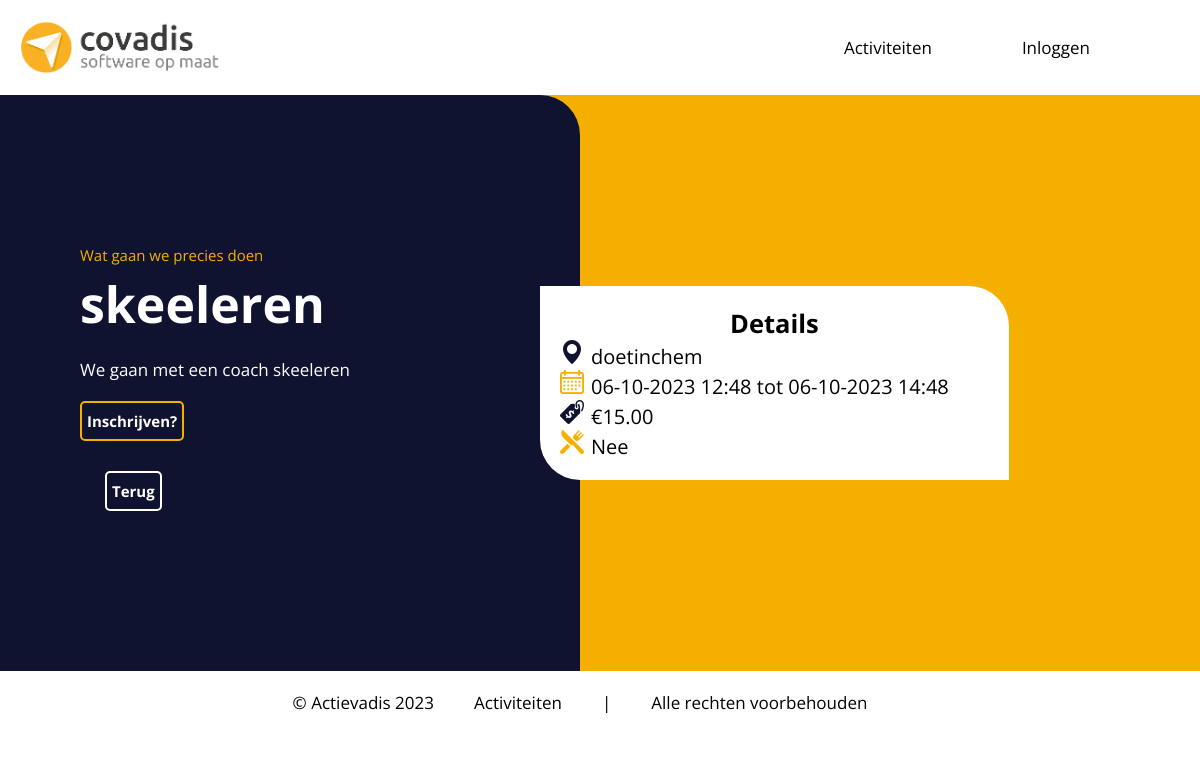
/Pages/Activities/detail.php?id=5, run on the app's committed database.
### tables this page shows
CREATE TABLE `activity` (
  `id` int(11) NOT NULL,
  `name` varchar(60) NOT NULL,
  `location` varchar(255) NOT NULL,
  `food` tinyint(1) NOT NULL,
  `price` double NOT NULL,
  `description` varchar(255) NOT NULL,
  `image` varchar(30) NOT NULL,
  `startTime` datetime NOT NULL,
  `endTime` datetime NOT NULL
);

### Database/databaseFunctions.php (called while the page is built, shortened)
<?php
function db_connect(){
    $servername = "localhost";
    $username   = "root";
    $password   = "";
    $dbname     = "actievadis";
    $mysqli = new mysqli($servername, $username, $password, $dbname);
    return $mysqli;
}
function db_getData($query){
    $mysqli = db_connect();
    $result = $mysqli->query($query);
    return $result;
}
?>

### Database/activityFunctions.php (called while the page is built, shortened)
<?php
include "../../Class/Activity.php";
require_once "databaseFunctions.php";
function getActivityById($activityId)
{
    $query = "SELECT *
    FROM activity
    WHERE id = '$activityId'";
    $activity = db_getData($query);
    if ($activity->num_rows > 0) {
        return $activity;
    } else {
        return "No activity found";
    }
}
?>

### Class/Activity.php (called while the page is built, shortened)
<?php
class activity {
    private $name;
    private $location;
    private $food;
    private $price;
    private $description;
    private $startTime;
    private $endTime;
    function __construct($sqlResult = null)
    {
        try {
            if ($sqlResult)
            {
                $activityArr = $sqlResult->fetch_row();
                $this->name = $activityArr[1];
                $this->location = $activityArr[2];
                $this->food = $activityArr[3];
                $this->price = $activityArr[4];
                $this->description = $activityArr[5];
                $this->startTime = $activityArr[7];
                $this->endTime = $activityArr[8];
            } else {
                return $this;
            }
        } catch (\Throwable $th) {
            echo "Error: ".$th;
        }
    }
    public function getName()
    {
        return $this->name;
    }
    public function getLocation()
    {
        return $this->location;
    }
    public function getFood()
    {
        return $this->food;
    }
    public function getPrice()
    {
        return $this->price;
    }
    public function getDescription()
    {
        return $this->description;
    }
    public function getStartTime()
    {
        return $this->startTime;
    }
    public function getEndTime()
    {
        return $this->endTime;
    }
}
?>

### Database/signUpFunctions.php (called while the page is built, shortened)
<?php
require_once "databaseFunctions.php";
function alreadySignUp($activityId, $userId)
{
    $query = "SELECT * FROM signup WHERE signup.activityId = '$activityId' AND signup.userId = '$userId'";
    print_r($userId);
    $sighUp = db_getData($query);
    $inschrijven = false;
    return $inschrijven;
}
?>

### Class/HandyFunctions.php (called while the page is built, shortened)
<?php
function boolToYesNo($boolean)
{
    return $boolean ? "Ja" : "Nee";
}
function formateDate($date)
    {
        return date("d-m-Y H:i", strtotime($date));
    }
?>

### Pages/Activities/detail.php (the view, shortened to what this page needs)
<?php
require_once "../General/header.php";
require_once "../../Database/activityFunctions.php";
require_once "../../Database/signUpFunctions.php";
require_once "../../Class/HandyFunctions.php";
if (isset($_GET['id'])) {
    $activity = new activity(getActivityById($_GET['id']));
?>
<html>
<head>
<link rel="stylesheet" href="../../Css/detail.css">
</head>
<body>
    <div class="container">
        <div class="infoCard">
            <p class="text p">Wat gaan we precies doen</p>
            <h1 class="text h1"><?php echo $activity->getName(); ?></h1>
            <p class="text omschrijving"><?php echo $activity->getDescription(); ?></p>
            <form method="post" action="">
                <?php
                    if(!alreadySignUp($_GET['id'], $_COOKIE['CurrUser']))
                    {
                ?>
                <button type="submit" name="register" class="btn">Inschrijven?</button>
                <?php
                    }
                ?>
                <?php
                }
                ?>
            </form>
            <a href="overview.php"><button class="terugButton">Terug</button></a>
        </div>
        <div class="menuCard">
            <menu class="menuDetail">
                <h2 class="h2">Details</h2>
                <li class="detailli location"><?php echo $activity->getLocation(); ?></li>
                <li class="detailli date"><?php echo formateDate($activity->getStartTime()) . " tot " . formateDate($activity->getEndTime()); ?></li>
                <li class="detailli price"><?php echo "€" . number_format((float)$activity->getPrice(), 2, '.', '')?></li>
                <li class="detailli food"><?php echo boolToYesNo($activity->getFood());?></li>
            </menu>
        </div>
    </div>
</body>
</html>
<?php
require_once "../General/footer.php";
?>

### Css/header.css (style rules this page uses)
body { font-family: 'Open Sans', sans-serif; font-size: 17px; }
* { margin: 0; padding: 0; }

### Css/detail.css (style rules this page uses)
.container { background-color: #f5af00; display: flex; }
.infoCard { margin-left: -20px; border-radius: 0 40px 0 0; padding-top: 150px; padding-bottom: 150px; width: 50%; background-color: #0f132f; }
.text { margin-left: 100px; }
.p { color: #f5af00; margin-bottom: 5px; font-size: 15px; }
.h1 { color: white; font-size: 50px; font-weight: 700; }
.omschrijving { color: white; width: 80%; margin-top: 20px; }
.menuCard { display: flex; margin: auto; align-items: center; margin-left: -40px; width: auto; height: auto; padding: 20px; background-color: white; border-radius: 0 40px 0 40px; }
.h2 { text-align: center; }
.detailli { list-style: none; font-size: 20px; }
.date { list-style-image: url("../Images/Iconcalendar.png"); }
.location { list-style-image: url("../Images/Iconlocation.png"); }
.price { list-style-image: url("../Images/Iconprice.png"); }
.food { list-style-image: url("../Images/Iconfood.png"); }
.btn { font-family: 'Open Sans', sans-serif; margin-top: 20px; margin-bottom: 10px; width: auto; height: 40px; background-color: transparent; border-radius: 5px; border: 2px solid #f5af00; color: white; margin-left: 100px; font-size: 15px; font-weight: 700; padding: 5px; }
.terugButton { font-family: 'Open Sans', sans-serif; margin-top: 20px; margin-bottom: 10px; width: auto; height: 40px; background-color: transparent; border-radius: 5px; border: 2px solid white; color: white; margin-left: 125px; font-size: 15px; font-weight: 700; padding: 5px; }

### Css/footer.css (style rules this page uses)
body { font-family: 'Open Sans', sans-serif; font-size: 17px; }
* { margin: 0; padding: 0; }
li { list-style: none; margin-right: 40px; }

### data on the page
activity: name "skeeleren", description "We gaan met een coach skeeleren", location "doetinchem", startTime "06-10-2023 12:48", endTime "06-10-2023 14:48", price "15.00", food "Nee"
